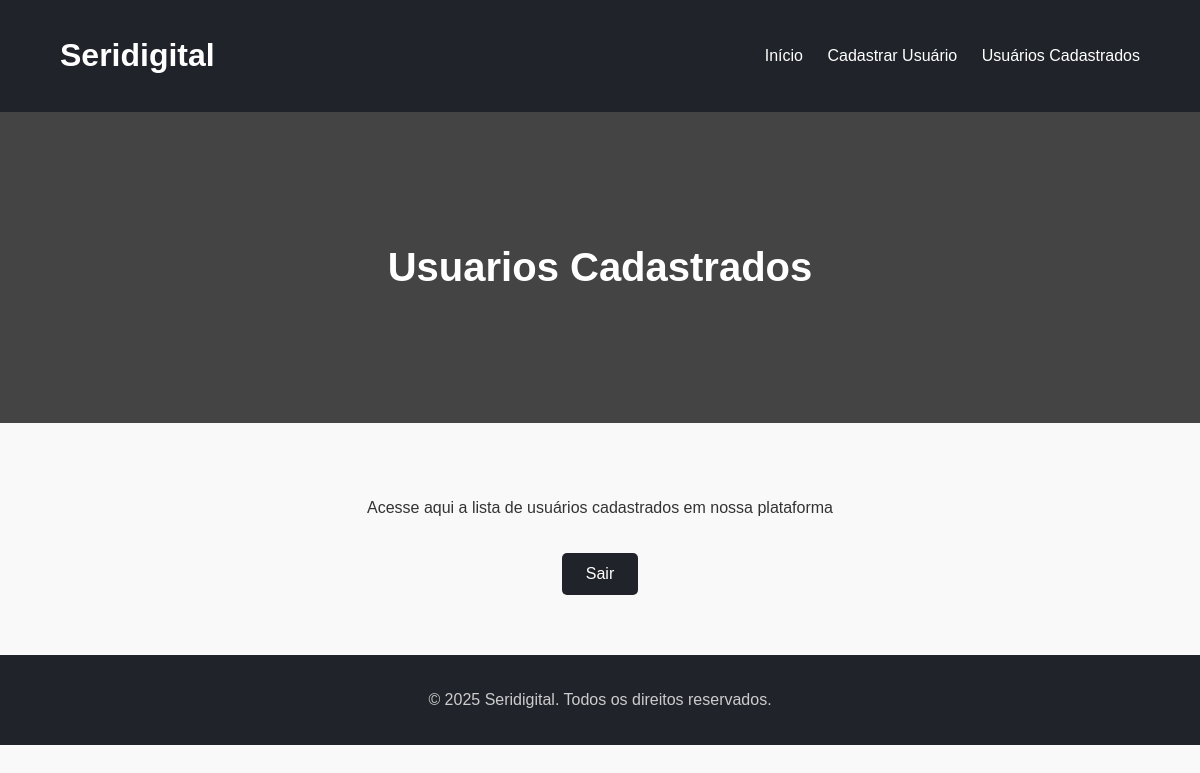
The page /lista_users on the database as committed earlier.
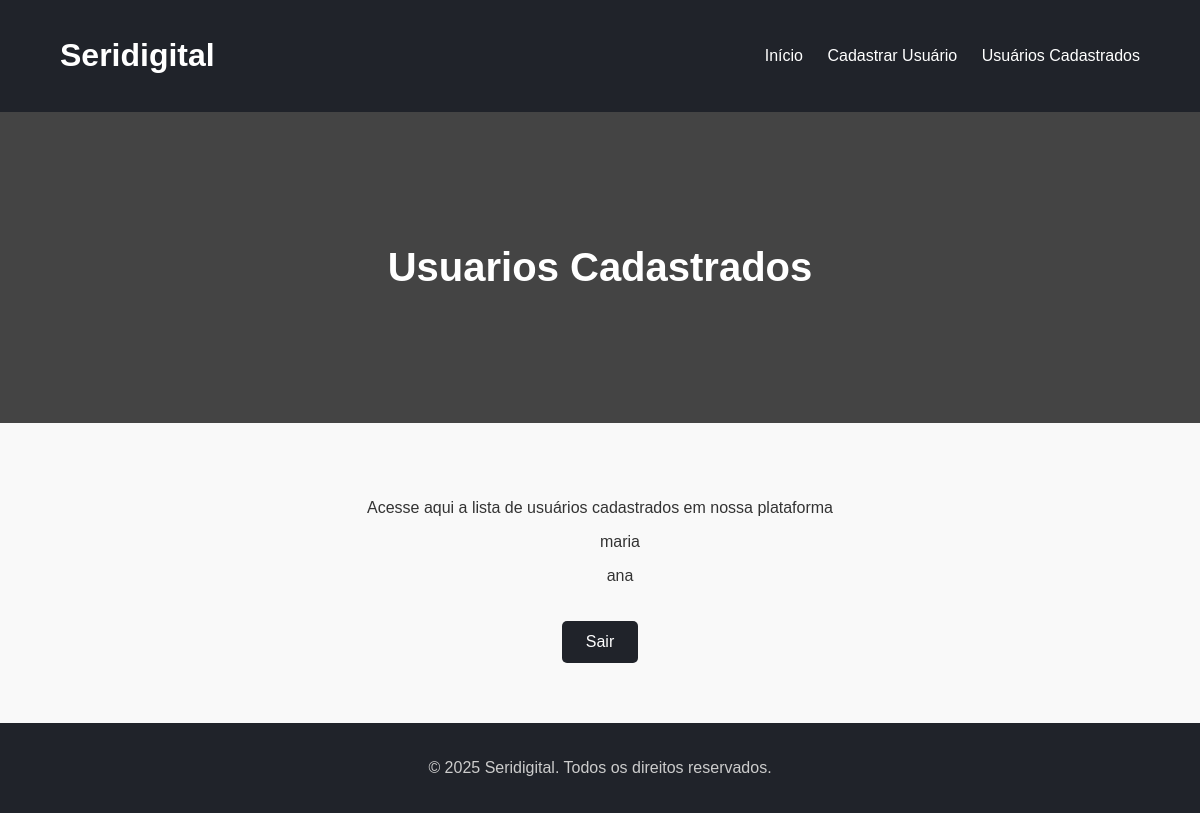
The same page on the database as committed later.
### app/models.py (models this page shows, shortened)
class Usuario(UserMixin, db.Model):
    __tablename__ = 'tb_users'
    __table_args__ = (
        db.UniqueConstraint('usr_email', name='uq_usuario_email'),
        {'sqlite_autoincrement': True}
    )
    id = db.Column('usr_id', db.Integer, primary_key=True)
    nome = db.Column('usr_name', db.String(255), nullable=False)
    email = db.Column('usr_email', db.String(255), nullable=False, unique=True, index=True)
    _senha_hash = db.Column('usr_password', db.String(255), nullable=False)
    profile_picture = db.Column('usr_profile_picture', db.String(255))
    biografia = db.Column('usr_bio', db.Text)
    criado_em = db.Column('usr_created_at', db.DateTime, default=datetime.utcnow, nullable=False)
    seguidores = db.relationship('Follower', foreign_keys='Follower.follower_id', backref='seguidor', lazy='dynamic')
    seguidos = db.relationship('Follower', foreign_keys='Follower.followed_id', backref='seguido', lazy='dynamic')
    mensagens_enviadas = db.relationship('PrivateMessage', foreign_keys='PrivateMessage.sender_id', backref='sender', lazy='dynamic')
    mensagens_recebidas = db.relationship('PrivateMessage', foreign_keys='PrivateMessage.receiver_id', backref='receiver', lazy='dynamic')
    comentarios = db.relationship('Comment', backref='user', lazy='dynamic')
    likes = db.relationship('Like', backref='user', lazy='dynamic')
    historico_assistido = db.relationship('WatchHistory', backref='user', lazy='dynamic')
    avaliacoes = db.relationship('Rating', backref='user', lazy='dynamic')
    @property
    def senha(self):
        raise AttributeError("Senha não pode ser lida diretamente.")

### app/routes.py (the view)
@bp.route('/lista_users')
def lista_users():
    usuarios = Usuario.query.all()
    return render_template('lista_users.html', usuarios=usuarios, usuario=current_user)

### app/templates/lista_users.html (shortened to what this page needs)
<!DOCTYPE html>
<html lang="en">
<head>
    <link rel="stylesheet" href="{{ url_for('static', filename='style.css') }}">
</head>
<body>
    <header>
        <div class="container">
            <h1>Seridigital</h1>
            <nav>
                <a href="/">Início</a>
                <a href="/cad_users">Cadastrar Usuário</a>
                <a href="/">Usuários Cadastrados</a>
            </nav>
        </div>
    </header>
    <section class="hero">
        <div class="container">
            <h2>Usuarios Cadastrados</h2>
        </div>
    </section>
    <section class="info">
        <div class="container">
            <p>Acesse aqui a lista de usuários cadastrados em nossa plataforma</p>
            <ul>
                {% for u in usuarios %}
                <p>{{ u.nome }}</p>
                {% endfor %}
            </ul>
          <a href="{{ url_for('bp.logout') }}" class="btn">Sair</a>
        </div>
    </section>
    <footer>
        <div class="container">
            <p>&copy; 2025 Seridigital. Todos os direitos reservados.</p>
        </div>
    </footer>
</body>
</html>

### app/static/style.css (style rules this page uses)
body { font-family: Arial, sans-serif; margin: 0; background-color: #f9f9f9; color: #333; }
header { background-color: #20232a; color: #fff; padding: 1rem 0; }
header .container { display: flex; justify-content: space-between; align-items: center; padding: 0 5%; }
header nav a { color: #fff; margin-left: 20px; text-decoration: none; }
.hero { background-color: #444; color: #fff; text-align: center; padding: 100px 20px; }
.hero h2 { font-size: 2.5em; }
.info { text-align: center; padding: 60px 20px; }
.info .btn { display: inline-block; padding: 12px 24px; background-color: #20232a; color: #fff; text-decoration: none; border-radius: 5px; margin-top: 20px; }
footer { background-color: #20232a; color: #ccc; text-align: center; padding: 20px 0; }

Rows that differ between the two databases and show on the page:
added Usuario: nome "maria"
added Usuario: nome "ana"
